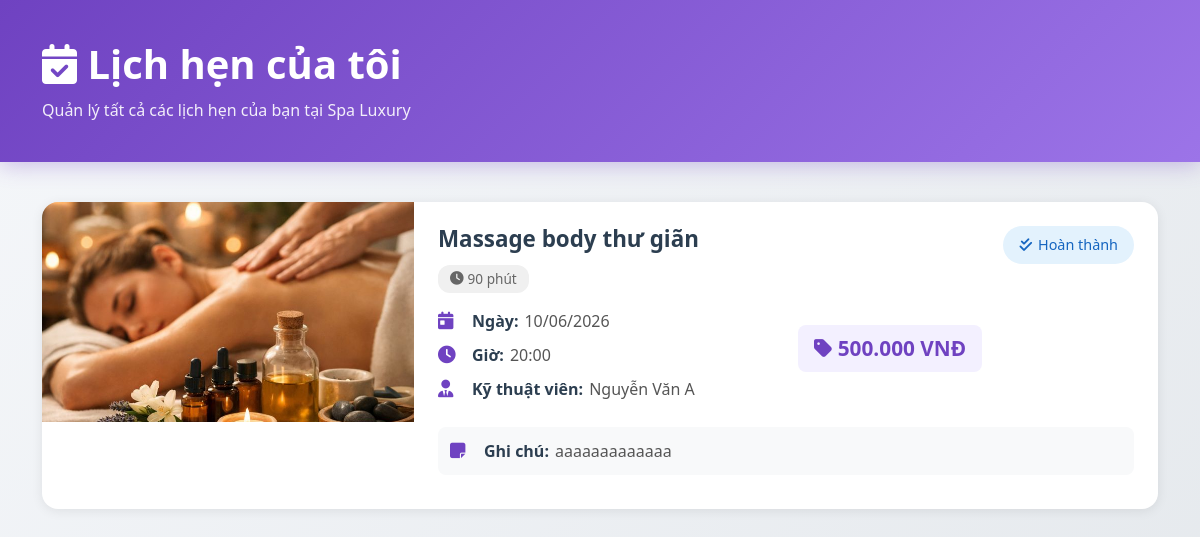
Screenshot of /my-appointments (signed in) with the database file from the repository.
### tables this page shows
CREATE TABLE IF NOT EXISTS `appointments` (
  `id` int NOT NULL AUTO_INCREMENT,
  `customer_id` int NOT NULL,
  `staff_id` int DEFAULT NULL,
  `service_id` int NOT NULL,
  `appointment_date` date NOT NULL,
  `appointment_time` time NOT NULL,
  `status` enum('pending','confirmed','completed','cancelled','no_show') DEFAULT 'pending',
  `notes` text,
  `total_price` decimal(10,2) DEFAULT NULL,
  `payment_status` enum('unpaid','paid','refunded') DEFAULT 'unpaid',
  `payment_method` enum('cash','transfer','card') DEFAULT 'cash',
  `created_at` timestamp NULL DEFAULT CURRENT_TIMESTAMP,
  `updated_at` timestamp NULL DEFAULT CURRENT_TIMESTAMP ON UPDATE CURRENT_TIMESTAMP,
  PRIMARY KEY (`id`),
  KEY `customer_id` (`customer_id`),
  KEY `staff_id` (`staff_id`),
  KEY `service_id` (`service_id`),
  CONSTRAINT `appointments_ibfk_1` FOREIGN KEY (`customer_id`) REFERENCES `customers` (`id`) ON DELETE CASCADE,
  CONSTRAINT `appointments_ibfk_2` FOREIGN KEY (`staff_id`) REFERENCES `staff` (`id`) ON DELETE SET NULL,
  CONSTRAINT `appointments_ibfk_3` FOREIGN KEY (`service_id`) REFERENCES `services` (`id`) ON DELETE CASCADE
);

CREATE TABLE IF NOT EXISTS `services` (
  `id` int NOT NULL AUTO_INCREMENT,
  `category_id` int DEFAULT NULL,
  `name` varchar(200) NOT NULL,
  `description` text,
  `duration` int DEFAULT NULL COMMENT 'Thời gian (phút)',
  `price` decimal(10,2) NOT NULL,
  `discount_price` decimal(10,2) DEFAULT NULL,
  `image` varchar(255) DEFAULT NULL,
  `benefits` text,
  `suitable_for` text,
  `status` enum('active','inactive') DEFAULT 'active',
  `created_at` timestamp NULL DEFAULT CURRENT_TIMESTAMP,
  PRIMARY KEY (`id`),
  KEY `category_id` (`category_id`),
  CONSTRAINT `services_ibfk_1` FOREIGN KEY (`category_id`) REFERENCES `categories` (`id`) ON DELETE SET NULL
);

CREATE TABLE IF NOT EXISTS `staff` (
  `id` int NOT NULL AUTO_INCREMENT,
  `full_name` varchar(100) NOT NULL,
  `email` varchar(100) DEFAULT NULL,
  `phone` varchar(20) DEFAULT NULL,
  `position` varchar(100) DEFAULT NULL,
  `specialization` text,
  `experience_years` int DEFAULT '0',
  `rating` decimal(2,1) DEFAULT '5.0',
  `avatar` varchar(255) DEFAULT NULL,
  `status` enum('active','inactive') DEFAULT 'active',
  `created_at` timestamp NULL DEFAULT CURRENT_TIMESTAMP,
  PRIMARY KEY (`id`),
  UNIQUE KEY `email` (`email`)
);

### Controllers/SpaController.php (called while the page is built, shortened)
<?php
class SpaController {
    protected $appointmentModel;
    public function __construct() {
        $this->appointmentModel = new AppointmentModel();
    }
    public function myAppointments() {
        $page = $_GET['page'] ?? 1;
        $limit = 10;
        $offset = ($page - 1) * $limit;
        $appointments = $this->appointmentModel->getCustomerAppointments(
            $_SESSION['customer_id'],
            $limit,
            $offset
        );
        require_once 'views/spa/my_appointments.php';
    }
}

### config/Database.php (called while the page is built, shortened)
<?php
class Database {
    private static $instance = null;
    private $connection;
    private $host = 'localhost';
    private $db_name = 'spa_booking';
    private $username = 'root';
    private $password = '';
    private function __construct() {
        try {
            $this->connection = new PDO(
                "mysql:host=" . $this->host . ";dbname=" . $this->db_name . ";charset=utf8mb4",
                $this->username,
                $this->password
            );
            $this->connection->setAttribute(PDO::ATTR_ERRMODE, PDO::ERRMODE_EXCEPTION);
            $this->connection->setAttribute(PDO::ATTR_DEFAULT_FETCH_MODE, PDO::FETCH_ASSOC);
        } catch(PDOException $e) {
            die("Database Connection Failed: " . $e->getMessage());
        }
    }
    public static function getInstance() {
        if (self::$instance === null) {
            self::$instance = new self();
        }
        return self::$instance;
    }
    public function query($sql, $params = []) {
        $stmt = $this->connection->prepare($sql);
        $stmt->execute($params);
        return $stmt->fetchAll();
    }
}

### Models/AppointmentModel.php (called while the page is built, shortened)
<?php
class AppointmentModel {
    protected $db;
    public function __construct() {
        $this->db = Database::getInstance();
    }
public function getCustomerAppointments($customerId, $limit = 10, $offset = 0) {
    $limit = (int)$limit;
    $offset = (int)$offset;
    $sql = "SELECT a.*,
            s.name as service_name,
            s.duration,
            s.price,
            s.description as service_description,
            (SELECT si.image_path FROM service_images si WHERE si.service_id = a.service_id ORDER BY si.id ASC LIMIT 1) as service_image,
            st.full_name as staff_name,
            st.phone as staff_phone
            FROM appointments a
            LEFT JOIN services s ON a.service_id = s.id
            LEFT JOIN staff st ON a.staff_id = st.id
            WHERE a.customer_id = ?
            ORDER BY a.appointment_date DESC, a.appointment_time DESC
            LIMIT {$limit} OFFSET {$offset}";
    return $this->db->query($sql, [$customerId]);
}
}

### Views/spa/my_appointments.php (the view, shortened to what this page needs)
<!DOCTYPE html>
<html lang="vi">
<head>
    <link href="https://cdn.jsdelivr.net/npm/bootstrap@5.3.0/dist/css/bootstrap.min.css" rel="stylesheet">
    <link rel="stylesheet" href="https://cdnjs.cloudflare.com/ajax/libs/font-awesome/6.4.0/css/all.min.css">
</head>
<body>
    <div class="page-header">
        <div class="container">
            <h1><i class="fas fa-calendar-check"></i> Lịch hẹn của tôi</h1>
            <p>Quản lý tất cả các lịch hẹn của bạn tại Spa Luxury</p>
        </div>
    </div>
    <div class="container mb-5">
        <?php if (empty($appointments)): ?>
            <div class="empty-state">
                <i class="fas fa-calendar-times"></i>
                <h3>Bạn chưa có lịch hẹn nào</h3>
                <p class="text-muted mb-4">Hãy đặt lịch ngay để trải nghiệm dịch vụ chăm sóc sắc đẹp tuyệt vời!</p>
                <a href="<?= BASE_URL ?>/booking" class="btn-primary-custom">
                    <i class="fas fa-plus"></i> Đặt lịch ngay
                </a>
            </div>
        <?php else: ?>
            <?php foreach ($appointments as $appointment): ?>
                <div class="appointment-card">
                    <div class="row g-0">
                        <div class="col-md-4">
                            <div class="appointment-image">
                                <?php if (!empty($appointment['service_image'])): ?>
                                    <img src="<?= BASE_URL ?>/<?= htmlspecialchars($appointment['service_image']) ?>"
                                         alt="<?= htmlspecialchars($appointment['service_name']) ?>">
                                <?php else: ?>
                                    <i class="fas fa-spa"></i>
                                <?php endif; ?>
                            </div>
                        </div>
                        <div class="col-md-8">
                            <div class="appointment-body">
                                <div class="d-flex justify-content-between align-items-start mb-3">
                                    <div>
                                        <h3 class="service-title"><?= htmlspecialchars($appointment['service_name']) ?></h3>
                                        <?php if (!empty($appointment['duration'])): ?>
                                            <span class="duration-badge">
                                                <i class="fas fa-clock"></i> <?= $appointment['duration'] ?> phút
                                            </span>
                                        <?php endif; ?>
                                    </div>
                                    <span class="status-badge status-<?= $appointment['status'] ?>">
                                        <?php
                                        $statusConfig = [
                                            'pending' => ['icon' => 'fa-hourglass-half', 'text' => 'Chờ xác nhận'],
                                            'confirmed' => ['icon' => 'fa-check-circle', 'text' => 'Đã xác nhận'],
                                            'cancelled' => ['icon' => 'fa-times-circle', 'text' => 'Đã hủy'],
                                            'completed' => ['icon' => 'fa-check-double', 'text' => 'Hoàn thành']
                                        ];
                                        $config = $statusConfig[$appointment['status']] ?? ['icon' => 'fa-circle', 'text' => $appointment['status']];
                                        ?>
                                        <i class="fas <?= $config['icon'] ?>"></i> <?= $config['text'] ?>
                                    </span>
                                </div>
                                <div class="row">
                                    <div class="col-md-6">
                                        <div class="info-row">
                                            <i class="fas fa-calendar-day"></i>
                                            <strong>Ngày:</strong>
                                            <span><?= date('d/m/Y', strtotime($appointment['appointment_date'])) ?></span>
                                        </div>
                                        <div class="info-row">
                                            <i class="fas fa-clock"></i>
                                            <strong>Giờ:</strong>
                                            <span><?= date('H:i', strtotime($appointment['appointment_time'])) ?></span>
                                        </div>
                                        <?php if (!empty($appointment['staff_name'])): ?>
                                            <div class="info-row">
                                                <i class="fas fa-user-tie"></i>
                                                <strong>Kỹ thuật viên:</strong>
                                                <span><?= htmlspecialchars($appointment['staff_name']) ?></span>
                                            </div>
                                        <?php endif; ?>
                                    </div>
                                    <div class="col-md-6">
                                        <div class="mt-3">
                                            <div class="price-tag">
                                                <i class="fas fa-tag"></i> <?= number_format($appointment['total_price'], 0, ',', '.') ?> VNĐ
                                            </div>
                                        </div>
                                    </div>
                                </div>
                                <?php if (!empty($appointment['notes'])): ?>
                                    <div class="info-row mt-3" style="background: #f8f9fa; padding: 12px; border-radius: 8px;">
                                        <i class="fas fa-sticky-note"></i>
                                        <strong>Ghi chú:</strong>
                                        <span><?= htmlspecialchars($appointment['notes']) ?></span>
                                    </div>
                                <?php endif; ?>
                            </div>
                        </div>
                    </div>
                </div>
            <?php endforeach; ?>
        <?php endif; ?>
    </div>
</body>
</html>

### index.php (shortened to what this page needs)
<?php
$requestUri = $_SERVER['REQUEST_URI'];
spl_autoload_register(function ($class) {
    $folders = ['config', 'Models', 'Controllers'];
    foreach ($folders as $folder) {
        $file = ROOT_PATH . DS . $folder . DS . $class . '.php';
        if (file_exists($file)) {
            return true;
        }
    }
    return false;
});
$uri = parse_url($requestUri, PHP_URL_PATH);
$uri = explode('?', $uri)[0];
$uri = '/' . trim($uri, '/');
if ($uri === '/') {
} else {
    $uri = rtrim($uri, '/');
}
foreach ($routes as $route => $config) {
    $pattern = '#^' . preg_replace('/\(\[0-9\]\+\)/', '([0-9]+)', $route) . '$#';
    if (preg_match($pattern, $uri, $matches)) {
        array_shift($matches);
        $action = $config['action'];
        $controller = new $controllerName();
        call_user_func_array([$controller, $action], $matches);
        exit;
    }
}

### Views/spa/my_appointments.php (style rules this page uses)
:root { --primary-color: #6f42c1; --primary-light: #f3f0ff; --success-color: #28a745; --warning-color: #ffc107; --danger-color: #dc3545; --info-color: #17a2b8; }
body { background: linear-gradient(135deg, #f5f7fa 0%, #e4e8ec 100%); min-height: 100vh; font-family: 'Segoe UI', Tahoma, Geneva, Verdana, sans-serif; }
.page-header { background: linear-gradient(135deg, var(--primary-color) 0%, #9c74e8 100%); color: white; padding: 40px 0; margin-bottom: 40px; box-shadow: 0 4px 20px rgba(111, 66, 193, 0.3); }
.page-header h1 { font-weight: 600; margin: 0; }
.page-header p { opacity: 0.9; margin: 10px 0 0 0; }
.appointment-card { background: white; border-radius: 16px; overflow: hidden; margin-bottom: 24px; box-shadow: 0 2px 12px rgba(0,0,0,0.08); transition: all 0.3s ease; border: none; }
.appointment-image { width: 100%; height: 220px; object-fit: cover; background: linear-gradient(135deg, #e0e0e0 0%, #f5f5f5 100%); display: flex; align-items: center; justify-content: center; color: #999; font-size: 48px; }
.appointment-image img { width: 100%; height: 100%; object-fit: cover; }
.appointment-body { padding: 24px; }
.service-title { font-size: 1.4rem; font-weight: 600; color: #2c3e50; margin-bottom: 12px; }
.info-row { display: flex; align-items: center; margin-bottom: 10px; color: #555; }
.info-row i { width: 24px; color: var(--primary-color); margin-right: 10px; font-size: 1.1rem; }
.info-row strong { color: #2c3e50; margin-right: 6px; }
.status-badge { padding: 8px 16px; border-radius: 20px; font-weight: 500; font-size: 0.9rem; display: inline-flex; align-items: center; gap: 6px; }
.status-completed { background: #e3f2fd; color: #1565c0; }
.price-tag { font-size: 1.3rem; font-weight: 700; color: var(--primary-color); background: var(--primary-light); padding: 8px 16px; border-radius: 8px; display: inline-block; }
.duration-badge { background: #f0f0f0; padding: 4px 12px; border-radius: 12px; font-size: 0.85rem; color: #666; display: inline-flex; align-items: center; gap: 4px; }

### rows the page displays
appointments: service.name "Massage body thư giãn", service.duration "90", status "Hoàn thành", appointment_date "10/06/2026", appointment_time "20:00", staff.full_name "Nguyễn Văn A", total_price "500.000", notes "aaaaaaaaaaaaa"
